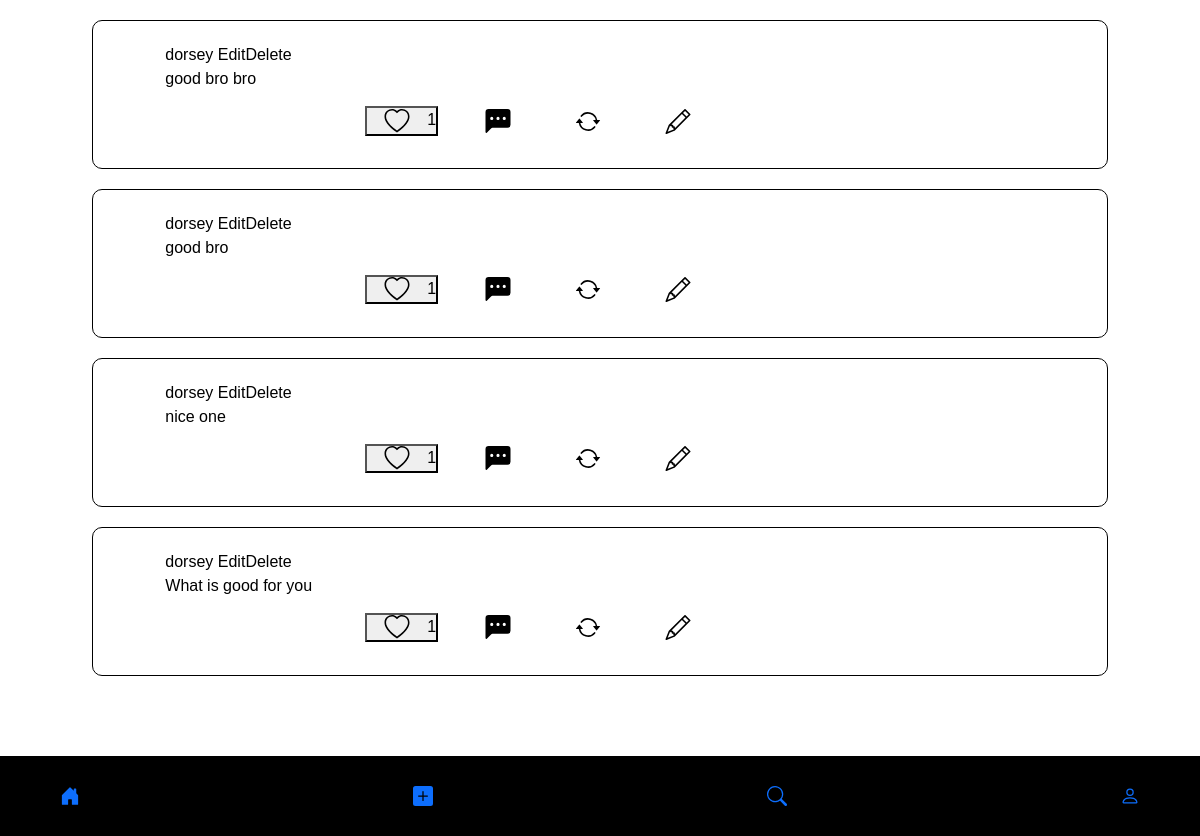
/, run on an earlier commit of the app's database.
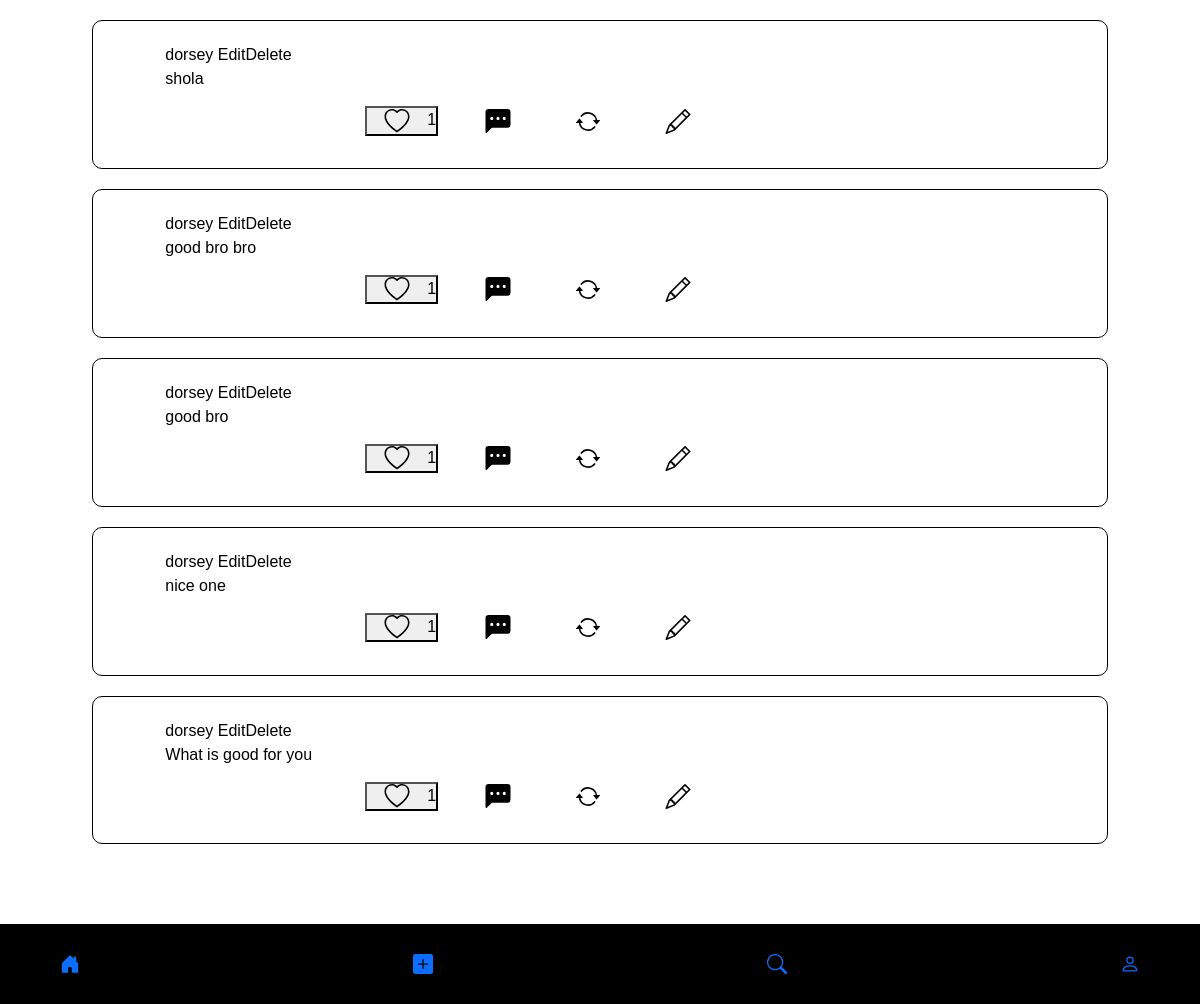
And on a later commit of the database.
### blog/models.py (models this page shows, shortened)
class Post(models.Model):
    author = models.ForeignKey(settings.AUTH_USER_MODEL, on_delete=models.CASCADE)
    tweet = models.TextField(blank=True, null=True)
    parent = models.ForeignKey(
        "self", on_delete=models.CASCADE, related_name='parenttweet', null=True, blank=True)
    post_code =models.CharField(max_length=20, default=post_code())
    likes = models.ManyToManyField(settings.AUTH_USER_MODEL, related_name="post_likes")
    posted_date = models.DateTimeField(default=timezone.now)
    image = models.ImageField(blank=True, upload_to="Post/")
    retweeted = models.BooleanField(default=False, blank=True, null=True)
    def quote(self):
        return reverse("blog:quote_post", kwargs={
            'pk': self.pk,
        })
    def retweet(self):
        return reverse("blog:retweet_post", kwargs={
            'pk':self.pk,
        })
    def total_likes(self):
        return self.likes.count()
    def get_url(self):
        return reverse("blog:post", kwargs={
            'pk': self.pk,
            'ref':self.post_code
        })
    def edit_url(self):
        return reverse("blog:edit_post", kwargs={
            'pk': self.pk,
        })
    def delete_url(self):
        return reverse("blog:delete_post", kwargs={
            'pk': self.pk,
        })

### blog/views.py (the view)
# urls.py: path('', Home.as_view(), name="home"),
class Home(View):
    def get(self, *args, **kwargs):
        posts = Post.objects.order_by('-posted_date')
        context = {
            'posts':posts
        }
        return render(self.request, 'blog/home.html', context)

### templates/blog/home.html (shortened to what this page needs)
{% extends 'base.html' %}
{% load static %}
{% block body %}
{% for post in posts %}
{% if not post.retweeted %}
<article>
    <div id="tweet">
        <a href="{% url 'user:profile' pk=post.author.pk %}">{{ post.author }}</a>
        <a href="{{ post.edit_url }}">Edit</a><a href="{{ post.delete_url }}">Delete</a>
        <br>
        <a href="{{ post.get_url }}">
            {{ post.tweet }}
        </a>
        <div class="actions">
            <form method="post" action="{% url 'blog:like' %}">
                <button name="post_id" value="{{ post.id }}" type="submit">{{ post.total_likes }}</button>
            </form>
            <a href="#"></a>
            <a href="{{ post.retweet }}">
            </a>
            <a href="{{ post.quote }}">
            </a>
        </div>
    </div>
</article>
{% endif %}
{% endfor %}
{% endblock body %}

### templates/base.html (shortened to what this page needs)
<!DOCTYPE html>
<html lang="en">
    {% load static %}
<head>
    <link rel="stylesheet" href="{% static 'bootstrap.css' %}"/>
    <link rel="stylesheet" href="{% static 'bootstrap.min.css' %}"/>
    <link rel="stylesheet" href="{% static 'style.css' %}"/>
</head>
<body>
    <div class="container">
        {% block body %}
        {% endblock body %}
    </div>
<footer>
    <a href="{% url 'blog:home' %}">
    </a>
    <a href="{% url 'blog:add_post' %}">
        <svg xmlns="http://www.w3.org/2000/svg" width="20" height="100" fill="currentColor" class="bi bi-plus-square-fill" viewBox="0 0 16 16">
            <path d="M2 0a2 2 0 0 0-2 2v12a2 2 0 0 0 2 2h12a2 2 0 0 0 2-2V2a2 2 0 0 0-2-2H2zm6.5 4.5v3h3a.5.5 0 0 1 0 1h-3v3a.5.5 0 0 1-1 0v-3h-3a.5.5 0 0 1 0-1h3v-3a.5.5 0 0 1 1 0z"/>
          </svg>
    </a>
    <a href="#">
    </a>
    <a href="{% url 'user:user-profile' %}">
    </a>
</footer>
</body>
</html>

### static/style.css (style rules this page uses)
* { box-sizing: border-box; margin: 0; padding: 0; }
body { background-color: rgb(119, 118, 118)19, 118, 118; font-family: Arial, Helvetica, sans-serif; text-decoration: none; color: black; }
.container { margin-bottom: 20vh; }
article { margin: 20px 50px; border: 0.2px solid black; padding: 2%; border-radius: 10px; display: flex; justify-content: space-between; align-items: center; }
article a { list-style: none; text-decoration: none; color: black; }
#tweet { margin-left: 50px; display: block; }
#tweet .actions { display: flex; justify-content: space-evenly; align-items: center; margin: 15px 200px 10px 200px; }
#tweet .actions form { margin-right: 30px; }
#tweet .actions a { margin-right: 30px; }
footer { width: 100%; background-color: var(--darkgray); height: 10vh; color: white; display: flex; justify-content: space-between; align-items: center; bottom: 0; background-color: black; position: fixed; padding: 5px 60px; margin-top: 20vh; }

What changed in the data, as far as the page shows it:
added Post: author "dorsey", tweet "shola", total_likes "1"
